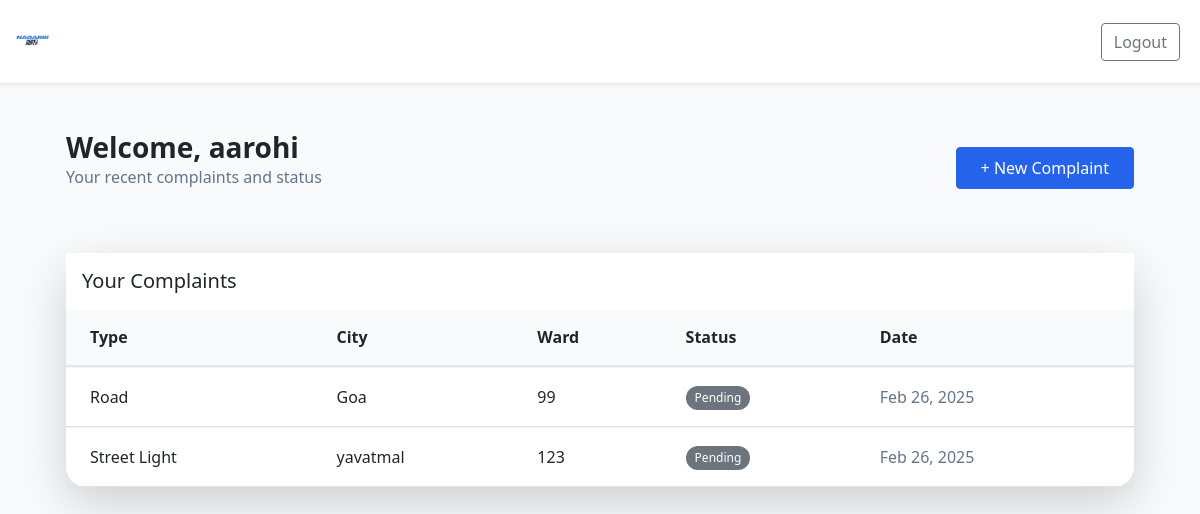
Page /dashboard/ (signed in) on the committed database.
### complaints/models.py (models this page shows, shortened)
class Complaint(models.Model):
    COMPLAINT_TYPES = (
        ('street_light', 'Street Light'),
        ('ghanta_gadi', 'Ghanta Gadi'),
        ('waste_water', 'Waste Water'),
        ('road', 'Road'),
    )
    STATUS_CHOICES = (
        ('pending', 'Pending'),
        ('in_progress', 'In Progress'),
        ('resolved', 'Resolved'),
    )
    user = models.ForeignKey(User, on_delete=models.CASCADE)
    complaint_type = models.CharField(max_length=50, choices=COMPLAINT_TYPES)
    city = models.CharField(max_length=100)
    ward_number = models.IntegerField()
    description = models.TextField()
    created_at = models.DateTimeField(auto_now_add=True)
    status = models.CharField(max_length=20, choices=STATUS_CHOICES, default='pending')

### complaints/views.py (the view)
# urls.py: path('dashboard/', views.user_dashboard, name='user_dashboard'),
@login_required
def user_dashboard(request):
    complaints = Complaint.objects.filter(user=request.user)
    return render(request, 'user_dashboard.html', {'complaints': complaints})

### complaints/templates/user_dashboard.html (shortened to what this page needs)
{% extends 'base.html' %}
{% block content %}
<div class="container-fluid px-4">
    <div class="d-flex justify-content-between align-items-center mb-5">
        <div>
            <h1 class="h3 fw-bold mb-0">Welcome, {{ user.username }}</h1>
            <p class="text-muted">Your recent complaints and status</p>
        </div>
        <a href="{% url 'add_complaint' %}" class="btn btn-primary px-4 py-2">
            + New Complaint
        </a>
    </div>
    <div class="card border-0 shadow-lg">
        <div class="card-header bg-white border-0 py-3">
            <h5 class="mb-0 fw-semibold">Your Complaints</h5>
        </div>
        <div class="card-body p-0">
            <div class="table-responsive">
                <table class="table table-hover align-middle mb-0">
                    <thead class="bg-light">
                        <tr>
                            <th class="ps-4">Type</th>
                            <th>City</th>
                            <th>Ward</th>
                            <th>Status</th>
                            <th class="pe-4">Date</th>
                        </tr>
                    </thead>
                    <tbody>
                        {% for complaint in complaints %}
                        <tr class="clickable-row" style="cursor: pointer;"
                            data-href="{% url 'complaint_detail' complaint.id %}">
                            <td class="ps-4 fw-medium">{{ complaint.get_complaint_type_display }}</td>
                            <td>{{ complaint.city }}</td>
                            <td>{{ complaint.ward_number }}</td>
                            <td>
                                <span class="badge rounded-pill
                                    {% if complaint.status == 'Resolved' %}bg-success
                                    {% elif complaint.status == 'In Progress' %}bg-warning text-dark
                                    {% else %}bg-secondary{% endif %}">
                                    {{ complaint.get_status_display }}
                                </span>
                            </td>
                            <td class="pe-4 text-muted">{{ complaint.created_at|date:"M d, Y" }}</td>
                        </tr>
                        {% endfor %}
                    </tbody>
                </table>
            </div>
        </div>
    </div>
</div>
{% endblock %}

### complaints/static/css/style.css (style rules this page uses)
:root { --primary-color: #2563eb; --primary-hover: #1d4ed8; }
.btn-primary { background-color: var(--primary-color); border-color: var(--primary-color); }
.card { border-radius: 1.25rem; }
.text-muted { color: #64748b !important; }
.clickable-row { transition: all 0.2s ease; }
.bg-light { background-color: #f8fafc !important; }
.table { border-collapse: separate; border-spacing: 0; }
.table thead th { border-bottom: 2px solid #e2e8f0; border-top: none; }
.table td, .table th { padding: 1rem; vertical-align: middle; border-top: 1px solid #f1f5f9; }
.badge { padding: 0.5em 0.75em; font-weight: 500; }

### rows in the picture
Complaint: complaint_type "Road", city "Goa", ward_number "99", status "Pending", created_at "Feb 26, 2025"
Complaint: complaint_type "Street Light", city "yavatmal", ward_number "123", status "Pending", created_at "Feb 26, 2025"

### other values in the picture
{{ user.username }} "aarohi"
